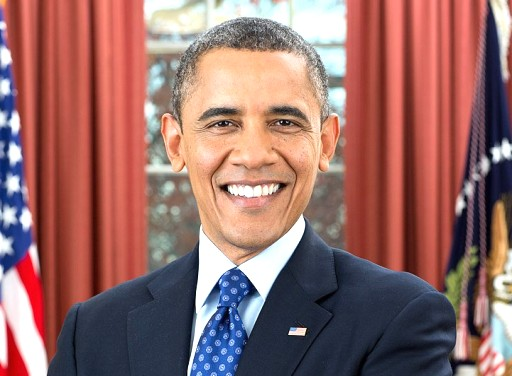
#> input picture tests/golden/inputs/brighter_exposure.jpg, 512 x 376 px
$ python -i competitor_pair_bakeoff.py   (imports and definitions only)
#> lines starting #> are read from the running program, lines starting #| are printed output that depends on the picture
#> further down, picture is the input picture: shape (376, 512, 3); mean B, G, R 104.2, 107.3, 151.2
#!/usr/bin/env python3
# ruff: noqa: I001, UP045
"""Compare one source image with competitor and Retouch outputs.

The utility is deliberately product-neutral.  It registers every edited image
to the source with seven stable face landmarks, reports full-frame and face
crop change metrics, and writes inspectable contact sheets.  Metrics describe
how an output differs from the source; they are not quality or preference
scores.
"""

from __future__ import annotations

import argparse
import hashlib
import json
import math
import random
import sys
from collections.abc import Mapping, Sequence
from pathlib import Path
from typing import Any, Optional

import cv2
import numpy as np
from PIL import ExifTags, Image

PROJECT_ROOT = Path(__file__).resolve().parents[2]
if str(PROJECT_ROOT) not in sys.path:
    sys.path.insert(0, str(PROJECT_ROOT))

from retouch.detection import FaceData, FaceDetector


ANCHOR_INDICES = (33, 133, 263, 362, 1, 61, 291)
LABEL_HEIGHT = 42


# [76 lines left out: functions _safe_name, _parse_candidate, _read_image, _read_metadata, _largest_face, _landmark_points, not called in this run]


def _transform_points(points: np.ndarray, matrix: np.ndarray) -> np.ndarray:
    homogeneous = np.column_stack([points, np.ones(len(points), dtype=np.float32)])
    return homogeneous @ matrix.T


# [125 lines left out: functions _expanded_face_mask, _fit_to_source, _metric_row, _resize_long_edge, _appearance_view, not called in this run]


def _appearance_summary(image: np.ndarray) -> dict[str, float]:
    lab = cv2.cvtColor(image, cv2.COLOR_BGR2LAB).astype(np.float32)
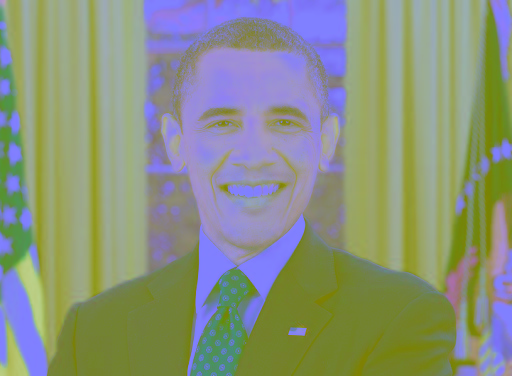
#> lab: shape (376, 512, 3) float32; mean B, G, R 126.9, 146.6, 138
    hsv = cv2.cvtColor(image, cv2.COLOR_BGR2HSV).astype(np.float32)
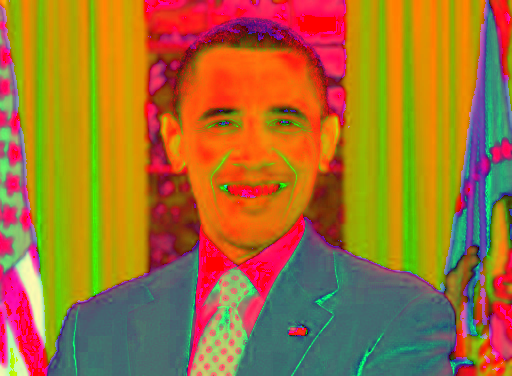
#> hsv: shape (376, 512, 3) float32; mean B, G, R 48.4, 113.9, 162
    gray = cv2.cvtColor(image, cv2.COLOR_BGR2GRAY).astype(np.float32)
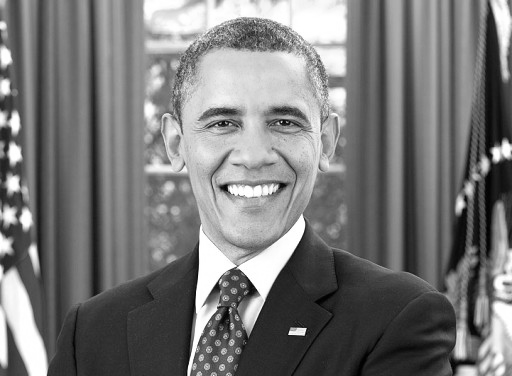
#> gray: shape (376, 512) float32; min 0, max 255, mean 120.1
    high = gray - cv2.GaussianBlur(gray, (0, 0), 2.0)
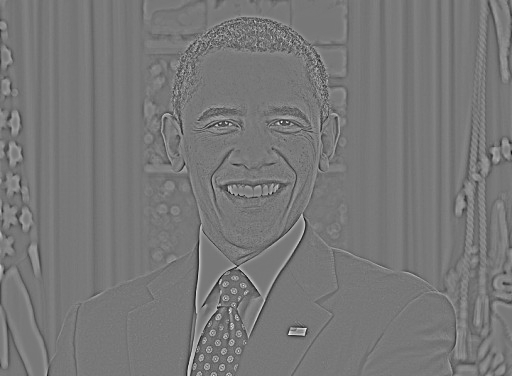
#> high: shape (376, 512) float32; min -126.8, max 143.3, mean 0; drawn with min black and max white
    return {
        "lab8_luma_mean": float(np.mean(lab[:, :, 0])),
        "hsv8_saturation_mean": float(np.mean(hsv[:, :, 1])),
        "hf_std": float(np.std(high)),
    }


# [292 lines left out: functions _appearance_change, _label_panel, _fit_panel, _face_crop, _write_visuals, _write_blinded_visuals and 2 more, not called in this run]


# [2 lines not run here, left out]

>>> import cv2
>>> picture = cv2.imread('../../tests/golden/inputs/brighter_exposure.jpg')
>>> result = _appearance_summary(picture)
#> result = {'lab8_luma_mean': 126.9, 'hsv8_saturation_mean': 113.9, 'hf_std': 12.19}
